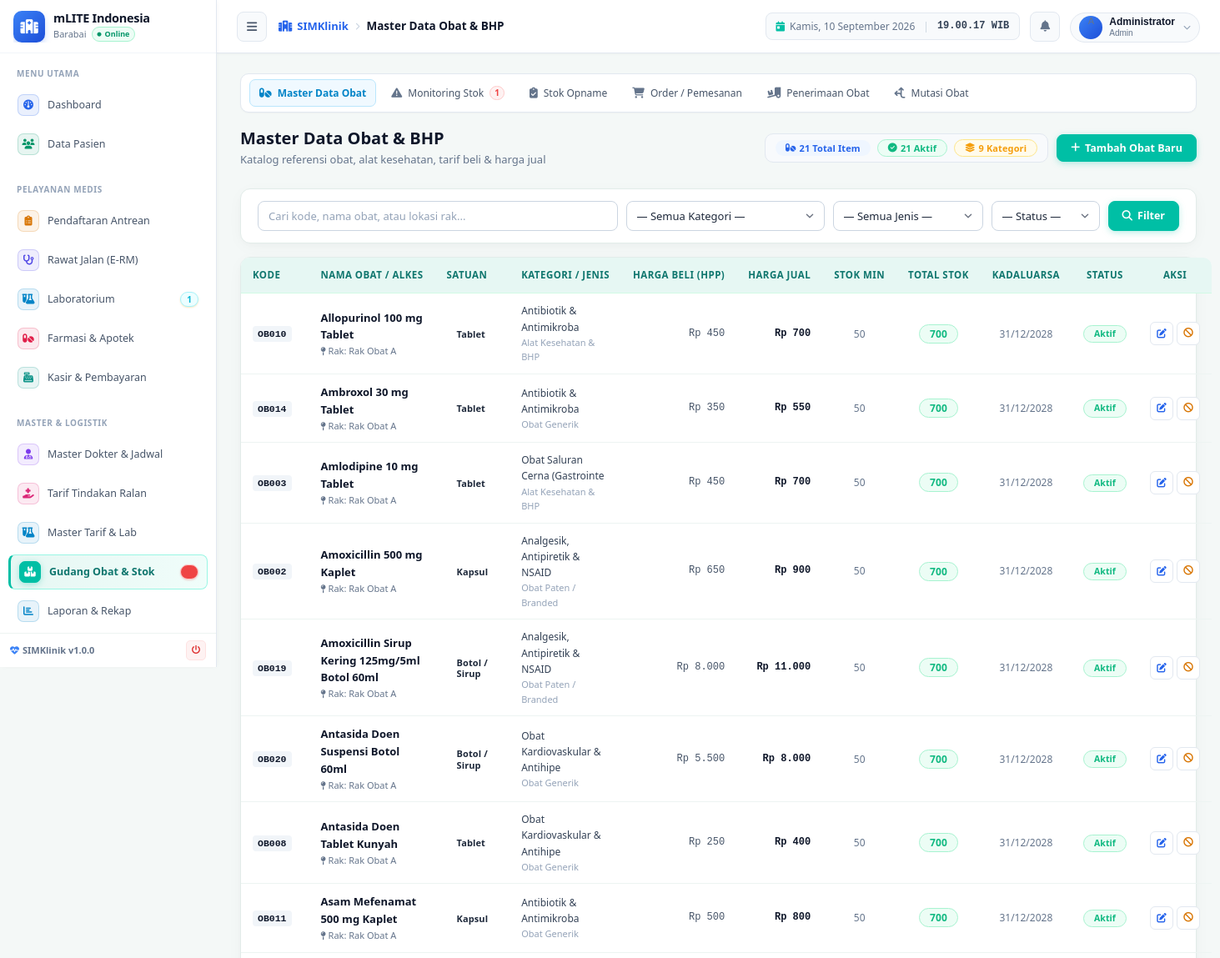
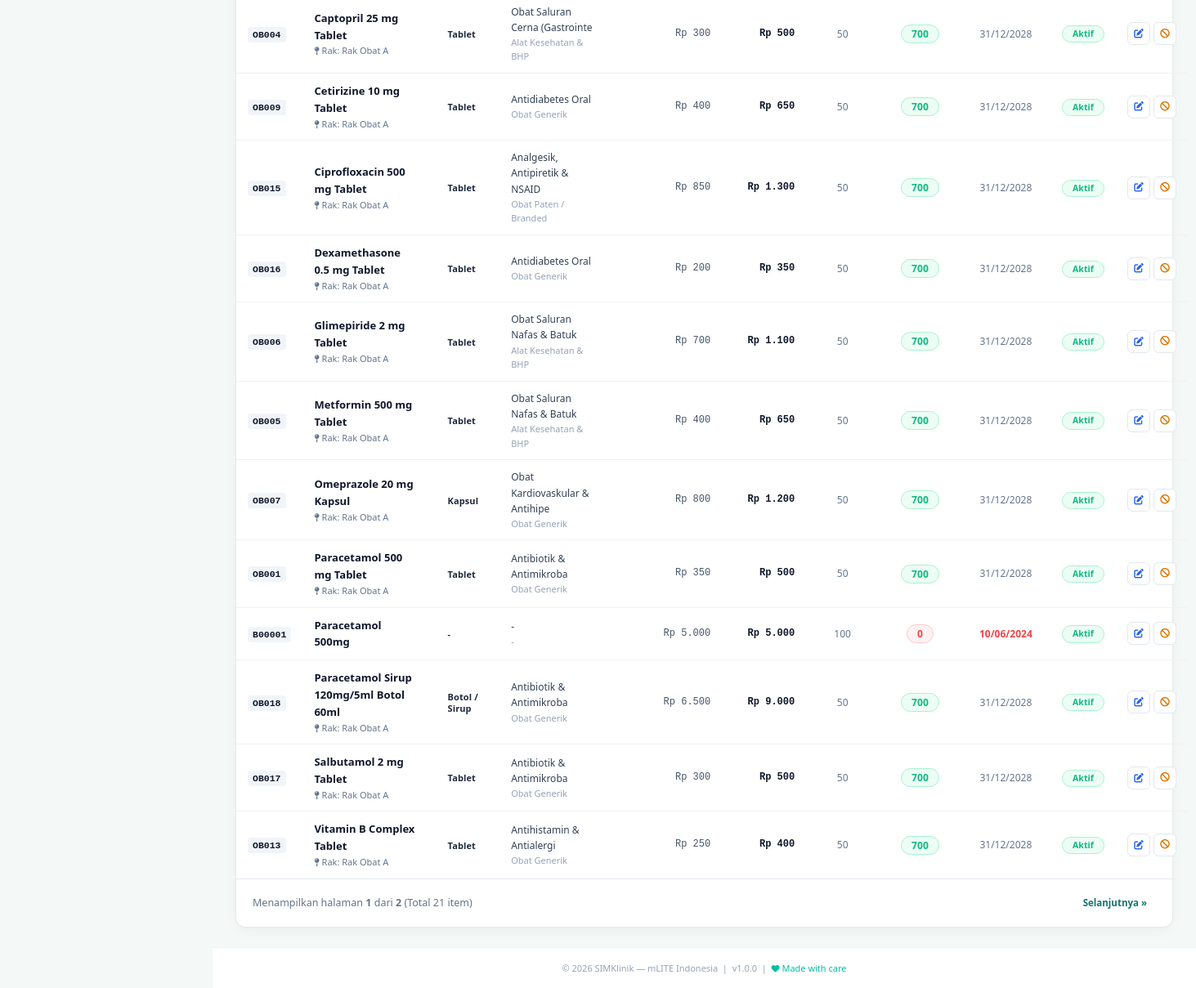
The page /modules/gudang_obat/index.php (signed in) on the database its author committed (2 pictures, top to bottom).
### tables this page shows
CREATE TABLE IF NOT EXISTS `databarang` (
  `kode_brng` varchar(15) NOT NULL DEFAULT '',
  `nama_brng` varchar(80) DEFAULT NULL,
  `kode_satbesar` char(4) NOT NULL,
  `kode_sat` char(4) DEFAULT NULL,
  `letak_barang` varchar(100) DEFAULT NULL,
  `dasar` double NOT NULL,
  `h_beli` double DEFAULT NULL,
  `ralan` double DEFAULT NULL,
  `kelas1` double DEFAULT NULL,
  `kelas2` double DEFAULT NULL,
  `kelas3` double DEFAULT NULL,
  `utama` double DEFAULT NULL,
  `vip` double DEFAULT NULL,
  `vvip` double DEFAULT NULL,
  `beliluar` double DEFAULT NULL,
  `jualbebas` double DEFAULT NULL,
  `karyawan` double DEFAULT NULL,
  `stokminimal` double DEFAULT NULL,
  `kdjns` char(4) DEFAULT NULL,
  `isi` double NOT NULL,
  `kapasitas` double NOT NULL,
  `expire` date DEFAULT NULL,
  `status` enum('0','1') NOT NULL,
  `kode_industri` char(5) DEFAULT NULL,
  `kode_kategori` char(4) DEFAULT NULL,
  `kode_golongan` char(4) DEFAULT NULL,
  PRIMARY KEY (`kode_brng`),
  KEY `kode_sat` (`kode_sat`),
  KEY `kdjns` (`kdjns`),
  KEY `nama_brng` (`nama_brng`),
  KEY `letak_barang` (`letak_barang`),
  KEY `h_beli` (`h_beli`),
  KEY `h_distributor` (`ralan`),
  KEY `h_grosir` (`kelas1`),
  KEY `h_retail` (`kelas2`),
  KEY `stok` (`stokminimal`),
  KEY `kapasitas` (`kapasitas`),
  KEY `kode_industri` (`kode_industri`),
  KEY `kelas3` (`kelas3`),
  KEY `utama` (`utama`),
  KEY `vip` (`vip`),
  KEY `vvip` (`vvip`),
  KEY `beliluar` (`beliluar`),
  KEY `jualbebas` (`jualbebas`),
  KEY `karyawan` (`karyawan`),
  KEY `expire` (`expire`),
  KEY `status` (`status`),
  KEY `kode_kategori` (`kode_kategori`),
  KEY `kode_golongan` (`kode_golongan`),
  KEY `kode_satbesar` (`kode_satbesar`) USING BTREE
);

CREATE TABLE IF NOT EXISTS `kodesatuan` (
  `kode_sat` char(4) NOT NULL,
  `satuan` varchar(30) DEFAULT NULL,
  PRIMARY KEY (`kode_sat`),
  KEY `satuan` (`satuan`)
);

CREATE TABLE IF NOT EXISTS `kategori_barang` (
  `kode` char(4) NOT NULL,
  `nama` varchar(30) DEFAULT NULL,
  PRIMARY KEY (`kode`)
);

CREATE TABLE IF NOT EXISTS `jenis` (
  `kdjns` char(4) NOT NULL,
  `nama` varchar(30) NOT NULL,
  `keterangan` varchar(50) NOT NULL,
  PRIMARY KEY (`kdjns`),
  KEY `nama` (`nama`),
  KEY `keterangan` (`keterangan`)
);

### config.php (called while the page is built, shortened)
<?php
function rupiah(float $amount): string {
    return 'Rp ' . number_format($amount, 0, ',', '.');
}

### modules/gudang_obat/index.php (the view, shortened to what this page needs)
<?php
require_once dirname(__DIR__, 2) . '/config.php';
require_once dirname(__DIR__, 2) . '/includes/functions.php';
$q        = trim($conn->real_escape_string($_GET['q'] ?? ''));
$kat      = trim($conn->real_escape_string($_GET['kat'] ?? ''));
$jns      = trim($conn->real_escape_string($_GET['jns'] ?? ''));
$stts     = trim($conn->real_escape_string($_GET['stts'] ?? ''));
$where = "1=1";
$per_page = 20;
$page     = max(1, (int)($_GET['page'] ?? 1));
$offset   = ($page - 1) * $per_page;
$count_sql = "SELECT COUNT(*) as t FROM databarang db WHERE $where";
$total_rows = (int)($conn->query($count_sql)->fetch_assoc()['t'] ?? 0);
$total_pages = ceil($total_rows / $per_page);
$result = $conn->query("
    SELECT db.*, ks.satuan, j.nama as nama_jenis, kb.nama as nama_kategori,
           COALESCE(SUM(gb.stok), 0) as total_stok
    FROM databarang db
    LEFT JOIN kodesatuan ks ON db.kode_sat = ks.kode_sat
    LEFT JOIN jenis j ON db.kdjns = j.kdjns
    LEFT JOIN kategori_barang kb ON db.kode_kategori = kb.kode
    LEFT JOIN gudangbarang gb ON db.kode_brng = gb.kode_brng
    WHERE $where
    GROUP BY db.kode_brng
    ORDER BY db.nama_brng ASC
    LIMIT $per_page OFFSET $offset
");
$obat_list = [];
if ($result) while ($r = $result->fetch_assoc()) $obat_list[] = $r;
$cnt_total  = (int)($conn->query("SELECT COUNT(*) as t FROM databarang")->fetch_assoc()['t'] ?? 0);
$cnt_aktif  = (int)($conn->query("SELECT COUNT(*) as t FROM databarang WHERE status='1'")->fetch_assoc()['t'] ?? 0);
$cnt_kategori = (int)($conn->query("SELECT COUNT(*) as t FROM kategori_barang WHERE kode != '-'")->fetch_assoc()['t'] ?? 0);
include dirname(__DIR__, 2) . '/includes/header.php';
?>
<?php include __DIR__ . '/header_nav.php'; ?>
<div class="page-header" style="display:flex;justify-content:space-between;align-items:center;flex-wrap:wrap;gap:12px;">
  <div>
    <h1 class="page-title">Master Data Obat & BHP</h1>
    <p class="page-subtitle">Katalog referensi obat, alat kesehatan, tarif beli & harga jual</p>
  </div>
  <div class="page-actions" style="display:flex;align-items:center;gap:10px;flex-wrap:wrap;">
    <div style="display:flex;align-items:center;gap:8px;background:#f8fafc;padding:6px 12px;border:1px solid #e2e8f0;border-radius:10px;font-size:12px;">
      <span class="badge badge-light" style="font-size:11px;font-weight:700;color:#2563eb;background:#eff6ff;">
        <i class="fas fa-pills"></i> <?= number_format($cnt_total) ?> Total Item
      </span>
      <span class="badge badge-success" style="font-size:11px;font-weight:700;">
        <i class="fas fa-check-circle"></i> <?= number_format($cnt_aktif) ?> Aktif
      </span>
      <span class="badge badge-warning" style="font-size:11px;font-weight:700;">
        <i class="fas fa-layer-group"></i> <?= number_format($cnt_kategori) ?> Kategori
      </span>
    </div>
    <button type="button" class="btn btn-primary" onclick="openTambahModal()">
      <i class="fas fa-plus"></i> Tambah Obat Baru
    </button>
  </div>
</div>
<div class="card mb-16">
  <div class="card-body" style="padding:14px 20px;">
    <form method="GET" style="display:flex;gap:10px;align-items:center;flex-wrap:wrap;">
      <div style="flex:1;min-width:220px;position:relative;">
        <input type="text" name="q" class="form-control" placeholder="Cari kode, nama obat, atau lokasi rak..." value="<?= htmlspecialchars($q) ?>">
      </div>
      <div style="min-width:160px;">
        <select name="kat" class="form-control">
          <option value="">— Semua Kategori —</option>
        </select>
      </div>
      <div style="min-width:150px;">
        <select name="jns" class="form-control">
          <option value="">— Semua Jenis —</option>
        </select>
      </div>
      <div style="min-width:130px;">
        <select name="stts" class="form-control">
          <option value="">— Status —</option>
        </select>
      </div>
      <button type="submit" class="btn btn-primary" style="padding:8px 16px;">
        <i class="fas fa-search"></i> Filter
      </button>
    </form>
  </div>
</div>
<div class="card">
  <div class="card-body" style="padding:0;">
    <div class="table-responsive">
      <table class="table table-hover mb-0">
        <thead>
          <tr style="background:#f8fafc;border-bottom:1px solid #e2e8f0;">
            <th style="width:110px;">Kode</th>
            <th>Nama Obat / Alkes</th>
            <th>Satuan</th>
            <th>Kategori / Jenis</th>
            <th style="text-align:right;">Harga Beli (HPP)</th>
            <th style="text-align:right;">Harga Jual</th>
            <th style="text-align:center;">Stok Min</th>
            <th style="text-align:center;">Total Stok</th>
            <th style="text-align:center;">Kadaluarsa</th>
            <th style="text-align:center;width:90px;">Status</th>
            <th style="text-align:center;width:110px;">Aksi</th>
          </tr>
        </thead>
        <tbody>
          <?php if (empty($obat_list)): ?>
            <tr>
              <td colspan="11" style="text-align:center;padding:36px;color:#94a3b8;">
                <i class="fas fa-box-open" style="font-size:32px;margin-bottom:10px;display:block;"></i>
                Tidak ada data obat yang sesuai kriteria pencarian.
              </td>
            </tr>
          <?php else: ?>
            <?php foreach ($obat_list as $o): ?>
              <?php
                $is_kritis = ($o['total_stok'] <= $o['stokminimal']);
                $is_exp    = (!empty($o['expire']) && $o['expire'] !== '0000-00-00' && strtotime($o['expire']) < time());
              ?>
              <tr>
                <td>
                  <code style="background:#f1f5f9;padding:3px 6px;border-radius:4px;font-size:11.5px;color:#0f172a;font-weight:600;">
                    <?= htmlspecialchars($o['kode_brng']) ?>
                  </code>
                </td>
                <td>
                  <div style="font-weight:600;color:#0f172a;font-size:13px;">
                    <?= htmlspecialchars($o['nama_brng']) ?>
                  </div>
                  <?php if (!empty($o['letak_barang']) && $o['letak_barang'] !== '-'): ?>
                    <div style="font-size:11px;color:#64748b;">
                      <i class="fas fa-map-pin" style="font-size:10px;"></i> Rak: <?= htmlspecialchars($o['letak_barang']) ?>
                    </div>
                  <?php endif; ?>
                </td>
                <td><span class="badge badge-light" style="font-size:11px;"><?= htmlspecialchars($o['satuan'] ?: $o['kode_sat']) ?></span></td>
                <td>
                  <div style="font-size:12px;color:#334155;"><?= htmlspecialchars($o['nama_kategori'] ?: '-') ?></div>
                  <div style="font-size:11px;color:#94a3b8;"><?= htmlspecialchars($o['nama_jenis'] ?: '-') ?></div>
                </td>
                <td style="text-align:right;font-family:monospace;font-size:12px;color:#475569;">
                  <?= rupiah((float)$o['h_beli']) ?>
                </td>
                <td style="text-align:right;font-family:monospace;font-size:12px;font-weight:600;color:#0f172a;">
                  <?= rupiah((float)$o['ralan']) ?>
                </td>
                <td style="text-align:center;font-size:12px;color:#64748b;">
                  <?= (int)$o['stokminimal'] ?>
                </td>
                <td style="text-align:center;">
                  <span class="badge <?= $is_kritis ? 'badge-danger' : 'badge-success' ?>" style="font-size:12px;font-weight:700;">
                    <?= (int)$o['total_stok'] ?>
                  </span>
                </td>
                <td style="text-align:center;font-size:12px;">
                  <?php if (!empty($o['expire']) && $o['expire'] !== '0000-00-00'): ?>
                    <span style="color:<?= $is_exp ? '#ef4444' : '#64748b' ?>;font-weight:<?= $is_exp ? '700' : 'normal' ?>;">
                      <?= date('d/m/Y', strtotime($o['expire'])) ?>
                    </span>
                  <?php else: ?>
                    <span style="color:#cbd5e1;">-</span>
                  <?php endif; ?>
                </td>
                <td style="text-align:center;">
                  <?php if ($o['status'] === '1'): ?>
                    <span class="badge badge-success" style="font-size:10.5px;">Aktif</span>
                  <?php else: ?>
                    <span class="badge badge-secondary" style="font-size:10.5px;">Non-Aktif</span>
                  <?php endif; ?>
                </td>
                <td style="text-align:center;">
                  <div style="display:inline-flex;gap:4px;">
                    <button type="button" class="btn-icon btn-sm" title="Edit Data Obat"
                            onclick='editObat(<?= json_encode($o) ?>)'
                            style="width:28px;height:28px;border-radius:6px;border:1px solid #e2e8f0;background:#ffffff;color:#2563eb;cursor:pointer;">
                      <i class="fas fa-edit"></i>
                    </button>
                    <a href="<?= BASE_URL ?>modules/gudang_obat/index.php?action=toggle_status&kode=<?= urlencode($o['kode_brng']) ?>&val=<?= $o['status']==='1'?'0':'1' ?>"
                       class="btn-icon btn-sm"
                       title="<?= $o['status']==='1'?'Nonaktifkan':'Aktifkan' ?>"
                       style="width:28px;height:28px;border-radius:6px;border:1px solid #e2e8f0;background:#ffffff;color:<?= $o['status']==='1'?'#d97706':'#059669' ?>;display:inline-flex;align-items:center;justify-content:center;text-decoration:none;">
                      <i class="fas <?= $o['status']==='1'?'fa-ban':'fa-check' ?>"></i>
                    </a>
                  </div>
                </td>
              </tr>
            <?php endforeach; ?>
          <?php endif; ?>
        </tbody>
      </table>
    </div>
    <?php if ($total_pages > 1): ?>
      <div style="padding:16px 20px;border-top:1px solid #e2e8f0;display:flex;justify-content:space-between;align-items:center;">
        <span style="font-size:12.5px;color:#64748b;">
          Menampilkan halaman <strong><?= $page ?></strong> dari <strong><?= $total_pages ?></strong> (Total <?= $total_rows ?> item)
        </span>
        <div style="display:flex;gap:6px;">
          <?php if ($page < $total_pages): ?>
            <a href="?page=<?= $page + 1 ?>&q=<?= urlencode($q) ?>&kat=<?= urlencode($kat) ?>&jns=<?= urlencode($jns) ?>&stts=<?= urlencode($stts) ?>" class="btn btn-secondary btn-sm">Selanjutnya &raquo;</a>
          <?php endif; ?>
        </div>
      </div>
    <?php endif; ?>
  </div>
</div>
<?php include dirname(__DIR__, 2) . '/includes/footer.php'; ?>

### rows shown on the page
databarang: kode_brng "OB010", nama_brng "Allopurinol 100 mg Tablet", letak_barang "Rak Obat A", kode_sat.satuan "Tablet", kode_kategori.nama "Antibiotik & Antimikroba", kdjns.nama "Alat Kesehatan & BHP", h_beli "Rp 450", ralan "Rp 700", stokminimal "50", total_stok "700", expire "31/12/2028", status "Aktif"
databarang: kode_brng "OB014", nama_brng "Ambroxol 30 mg Tablet", letak_barang "Rak Obat A", kode_sat.satuan "Tablet", kode_kategori.nama "Antibiotik & Antimikroba", kdjns.nama "Obat Generik", h_beli "Rp 350", ralan "Rp 550", stokminimal "50", total_stok "700", expire "31/12/2028", status "Aktif"
databarang: kode_brng "OB003", nama_brng "Amlodipine 10 mg Tablet", letak_barang "Rak Obat A", kode_sat.satuan "Tablet", kode_kategori.nama "Obat Saluran Cerna (Gastrointe", kdjns.nama "Alat Kesehatan & BHP", h_beli "Rp 450", ralan "Rp 700", stokminimal "50", total_stok "700", expire "31/12/2028", status "Aktif"
databarang: kode_brng "OB002", nama_brng "Amoxicillin 500 mg Kaplet", letak_barang "Rak Obat A", kode_sat.satuan "Kapsul", kode_kategori.nama "Analgesik, Antipiretik & NSAID", kdjns.nama "Obat Paten / Branded", h_beli "Rp 650", ralan "Rp 900", stokminimal "50", total_stok "700", expire "31/12/2028", status "Aktif"
databarang: kode_brng "OB019", nama_brng "Amoxicillin Sirup Kering 125mg/5ml Botol 60ml", letak_barang "Rak Obat A", kode_sat.satuan "Botol / Sirup", kode_kategori.nama "Analgesik, Antipiretik & NSAID", kdjns.nama "Obat Paten / Branded", h_beli "Rp 8.000", ralan "Rp 11.000", stokminimal "50", total_stok "700", expire "31/12/2028", status "Aktif"
databarang: kode_brng "OB020", nama_brng "Antasida Doen Suspensi Botol 60ml", letak_barang "Rak Obat A", kode_sat.satuan "Botol / Sirup", kode_kategori.nama "Obat Kardiovaskular & Antihipe", kdjns.nama "Obat Generik", h_beli "Rp 5.500", ralan "Rp 8.000", stokminimal "50", total_stok "700", expire "31/12/2028", status "Aktif"
databarang: kode_brng "OB008", nama_brng "Antasida Doen Tablet Kunyah", letak_barang "Rak Obat A", kode_sat.satuan "Tablet", kode_kategori.nama "Obat Kardiovaskular & Antihipe", kdjns.nama "Obat Generik", h_beli "Rp 250", ralan "Rp 400", stokminimal "50", total_stok "700", expire "31/12/2028", status "Aktif"
databarang: kode_brng "OB011", nama_brng "Asam Mefenamat 500 mg Kaplet", letak_barang "Rak Obat A", kode_sat.satuan "Kapsul", kode_kategori.nama "Antibiotik & Antimikroba", kdjns.nama "Obat Generik", h_beli "Rp 500", ralan "Rp 800", stokminimal "50", total_stok "700", expire "31/12/2028", status "Aktif"
databarang: kode_brng "OB004", nama_brng "Captopril 25 mg Tablet", letak_barang "Rak Obat A", kode_sat.satuan "Tablet", kode_kategori.nama "Obat Saluran Cerna (Gastrointe", kdjns.nama "Alat Kesehatan & BHP", h_beli "Rp 300", ralan "Rp 500", stokminimal "50", total_stok "700", expire "31/12/2028", status "Aktif"
databarang: kode_brng "OB009", nama_brng "Cetirizine 10 mg Tablet", letak_barang "Rak Obat A", kode_sat.satuan "Tablet", kode_kategori.nama "Antidiabetes Oral", kdjns.nama "Obat Generik", h_beli "Rp 400", ralan "Rp 650", stokminimal "50", total_stok "700", expire "31/12/2028", status "Aktif"
databarang: kode_brng "OB015", nama_brng "Ciprofloxacin 500 mg Tablet", letak_barang "Rak Obat A", kode_sat.satuan "Tablet", kode_kategori.nama "Analgesik, Antipiretik & NSAID", kdjns.nama "Obat Paten / Branded", h_beli "Rp 850", ralan "Rp 1.300", stokminimal "50", total_stok "700", expire "31/12/2028", status "Aktif"
databarang: kode_brng "OB016", nama_brng "Dexamethasone 0.5 mg Tablet", letak_barang "Rak Obat A", kode_sat.satuan "Tablet", kode_kategori.nama "Antidiabetes Oral", kdjns.nama "Obat Generik", h_beli "Rp 200", ralan "Rp 350", stokminimal "50", total_stok "700", expire "31/12/2028", status "Aktif"
databarang: kode_brng "OB006", nama_brng "Glimepiride 2 mg Tablet", letak_barang "Rak Obat A", kode_sat.satuan "Tablet", kode_kategori.nama "Obat Saluran Nafas & Batuk", kdjns.nama "Alat Kesehatan & BHP", h_beli "Rp 700", ralan "Rp 1.100", stokminimal "50", total_stok "700", expire "31/12/2028", status "Aktif"
databarang: kode_brng "OB005", nama_brng "Metformin 500 mg Tablet", letak_barang "Rak Obat A", kode_sat.satuan "Tablet", kode_kategori.nama "Obat Saluran Nafas & Batuk", kdjns.nama "Alat Kesehatan & BHP", h_beli "Rp 400", ralan "Rp 650", stokminimal "50", total_stok "700", expire "31/12/2028", status "Aktif"
databarang: kode_brng "OB007", nama_brng "Omeprazole 20 mg Kapsul", letak_barang "Rak Obat A", kode_sat.satuan "Kapsul", kode_kategori.nama "Obat Kardiovaskular & Antihipe", kdjns.nama "Obat Generik", h_beli "Rp 800", ralan "Rp 1.200", stokminimal "50", total_stok "700", expire "31/12/2028", status "Aktif"
databarang: kode_brng "OB001", nama_brng "Paracetamol 500 mg Tablet", letak_barang "Rak Obat A", kode_sat.satuan "Tablet", kode_kategori.nama "Antibiotik & Antimikroba", kdjns.nama "Obat Generik", h_beli "Rp 350", ralan "Rp 500", stokminimal "50", total_stok "700", expire "31/12/2028", status "Aktif"
databarang: kode_brng "B00001", nama_brng "Paracetamol 500mg", kode_sat.satuan "-", kode_kategori.nama "-", kdjns.nama "-", h_beli "Rp 5.000", ralan "Rp 5.000", stokminimal "100", total_stok "0", expire "10/06/2024", status "Aktif"
databarang: kode_brng "OB018", nama_brng "Paracetamol Sirup 120mg/5ml Botol 60ml", letak_barang "Rak Obat A", kode_sat.satuan "Botol / Sirup", kode_kategori.nama "Antibiotik & Antimikroba", kdjns.nama "Obat Generik", h_beli "Rp 6.500", ralan "Rp 9.000", stokminimal "50", total_stok "700", expire "31/12/2028", status "Aktif"
databarang: kode_brng "OB017", nama_brng "Salbutamol 2 mg Tablet", letak_barang "Rak Obat A", kode_sat.satuan "Tablet", kode_kategori.nama "Antibiotik & Antimikroba", kdjns.nama "Obat Generik", h_beli "Rp 300", ralan "Rp 500", stokminimal "50", total_stok "700", expire "31/12/2028", status "Aktif"
databarang: kode_brng "OB013", nama_brng "Vitamin B Complex Tablet", letak_barang "Rak Obat A", kode_sat.satuan "Tablet", kode_kategori.nama "Antihistamin & Antialergi", kdjns.nama "Obat Generik", h_beli "Rp 250", ralan "Rp 400", stokminimal "50", total_stok "700", expire "31/12/2028", status "Aktif"

### other values the page prints
INSTANSI_NAMA "mLITE Indonesia"
INSTANSI_KOTA "Barabai"
$sec['title'] "MENU UTAMA"
$item['label'] "Dashboard"
$item['label'] "Data Pasien"
$sec['title'] "PELAYANAN MEDIS"
$item['label'] "Pendaftaran Antrean"
$item['label'] "Rawat Jalan (E-RM)"
$item['label'] "Laboratorium"
$item['badge'] "1"
$item['label'] "Farmasi & Apotek"
$item['label'] "Kasir & Pembayaran"
$sec['title'] "MASTER & LOGISTIK"
$item['label'] "Master Dokter & Jadwal"
$item['label'] "Tarif Tindakan Ralan"
